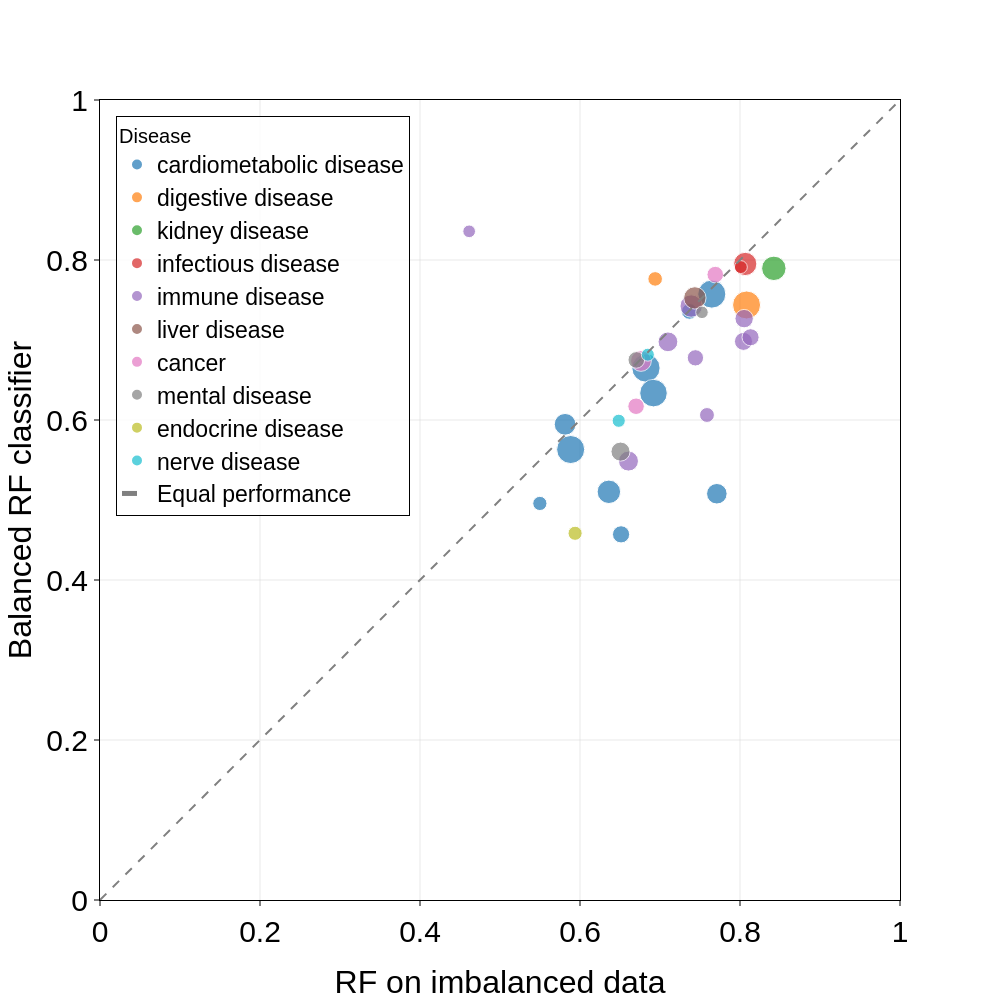
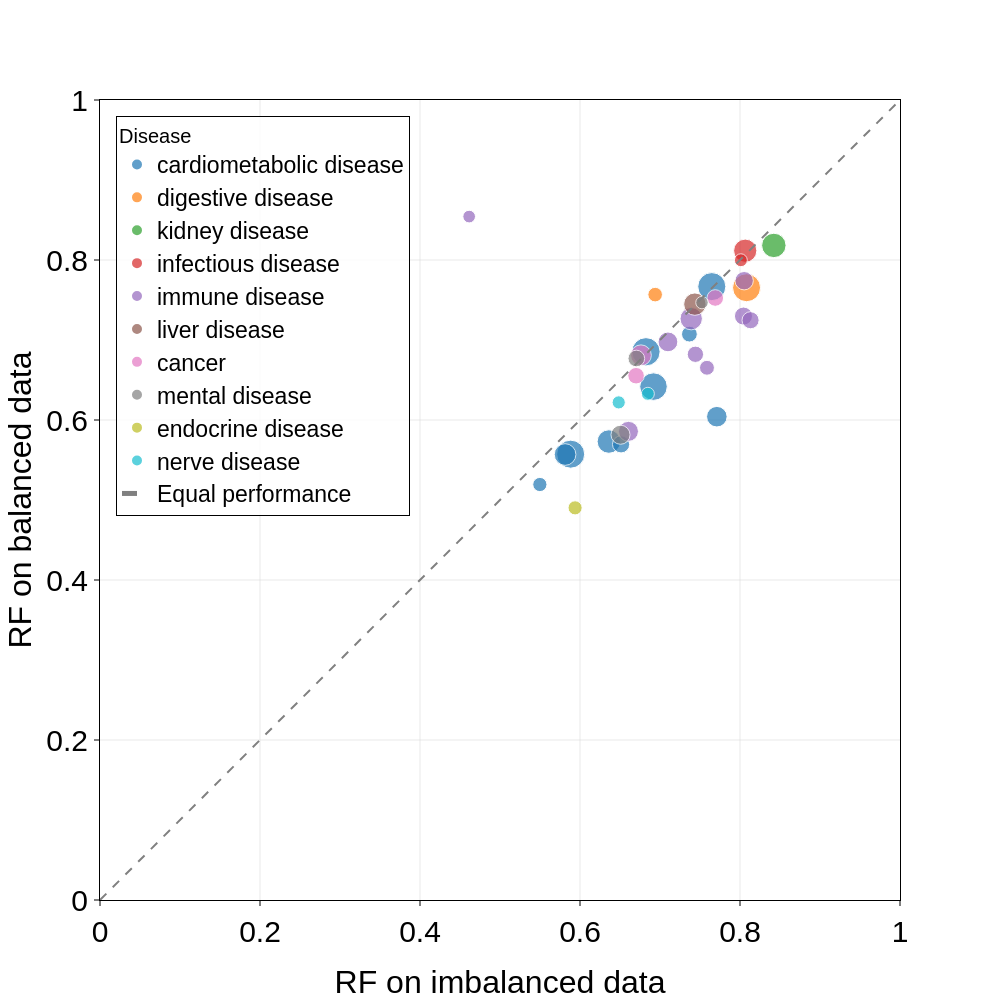
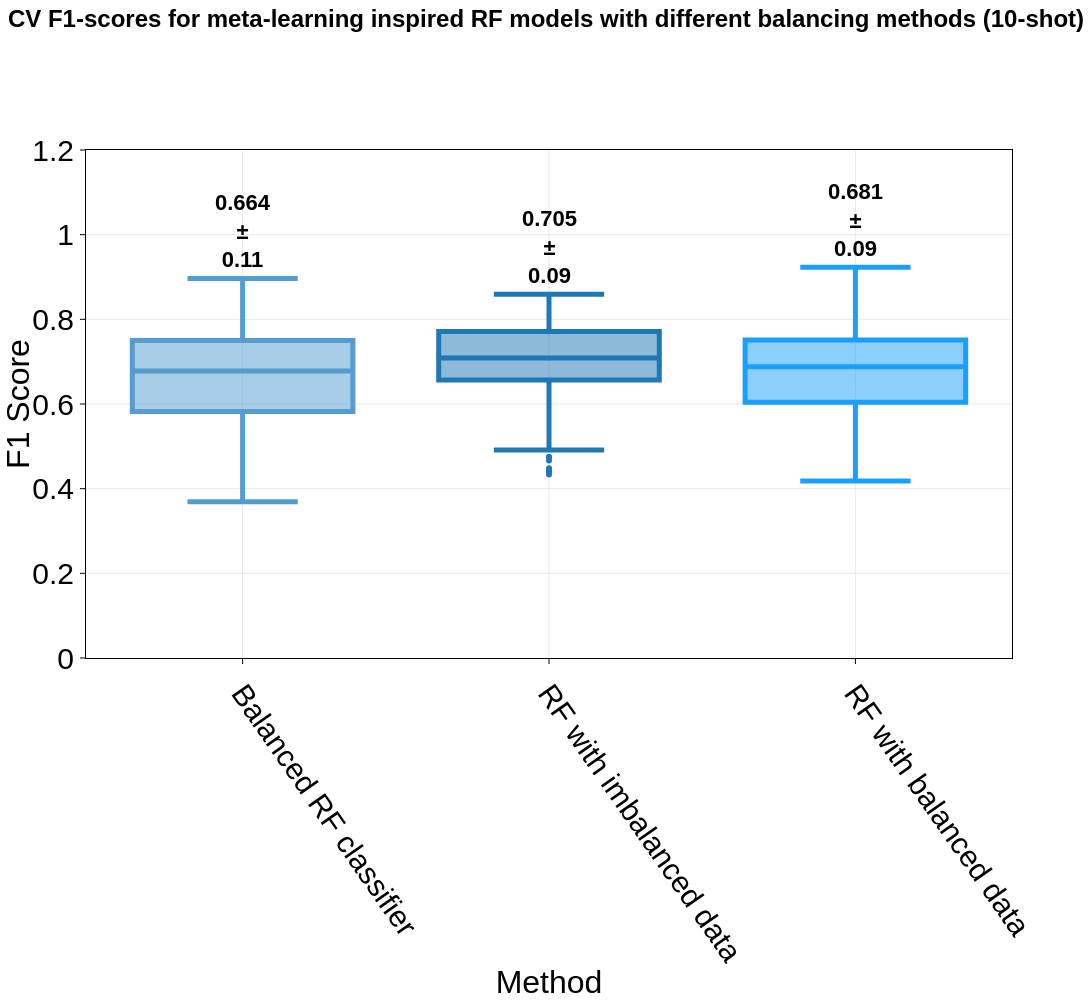

The notebook cell saved with these charts, in order:
### Markdown cell above
### Same for metalearning inspired baselines

### Code cell
rf_dfs_metalearning_inspired = hf.get_desired_cross_val_results_for_models(
    "baseline_metalearning_inspired",
    ("BalancedRandomForestClassifier",),
    ("unbalanced", "sun et al", "10shot"),
    "Outer fold.test/f1",
    tuple(studies_to_ignore),
)

rf_dfs_metalearning_inspired += hf.get_desired_cross_val_results_for_models(
    "baseline_metalearning_inspired3",
    ("RandomForestClassifier",),
    ("unbalanced", "sun et al", "10EShot", "10shot"),
    "Outer fold.test/f1",
    tuple(studies_to_ignore),
    notes_contains="'feature_reduction_alg': ''",
)

rf_dfs_metalearning_inspired += hf.get_desired_cross_val_results_for_models(
        "baseline_metalearning_inspired",
        ("RandomForestClassifier",),
        ("balanced", "sun et al", "10shot"),
        "Outer fold.test/f1",
        tuple(studies_to_ignore),
    )

rf_dfs_metalearning_inspired = col_name_changer(
    rf_dfs_metalearning_inspired, lambda x: "_".join(x.split("_")[1:3])[2:]
)

# calculate mean values
for df in rf_dfs_metalearning_inspired:
    df = df.replace(0.0, np.nan)  # replace 0.0 with NaN for mean calculation
    print(df.stack().mean(), df.stack().std())

_ = hf.plot_method_comparison_scatter(
    rf_dfs_metalearning_inspired[1],
    rf_dfs_metalearning_inspired[0],
    "RF on imbalanced data",
    "Balanced RF classifier",
    study_sizes_dict=study_sizes,
    study_disease_dict=disease_groups,
    save_path="figures/study_wise/scatter_metalearning_inspired_balanced_rf_vs_rf_with_balanced_data_10shot.png",
    show_legend=True,
    legend_title="Disease",
)

_ = hf.plot_method_comparison_scatter(
    rf_dfs_metalearning_inspired[1],
    rf_dfs_metalearning_inspired[2],
    "RF on imbalanced data",
    "RF on balanced data",
    study_sizes_dict=study_sizes,
    study_disease_dict=disease_groups,
    save_path="figures/study_wise/scatter_metalearning_inspired_rf_with_balanced_data_vs_rf_with_unbalanced_data_10shot.png",
    show_legend=True,
    legend_title="Disease",
)

# _ = hf.plot_cross_val_results_by_study(
#     rf_dfs_metalearning_inspired,
#     ["Balanced RF classifier", "RF with unbalanced data", "RF with balanced data"],
#     lambda x: "_".join(x.split("_")[1:3])[2:],
#     # "Cross Validation F1-score by study for meta-learning inspired RF models",
#     show_annotations=False,
#     study_sizes=study_sizes,
#     save_path="figures/study_wise/meta_inspired_rf_models_10shot.png",
# )

_ = hf.plot_cross_val_results_grouped(
    [[df] for df in rf_dfs_metalearning_inspired],
    group_titles=[
        "Balanced RF classifier",
        "RF with imbalanced data",
        "RF with balanced data",
    ],
    models=[""],
    legend=False,
    title="CV F1-scores for meta-learning inspired RF models with different balancing methods (10-shot)",
    group_title="Method",
    save_path="figures/all_grouped/meta_inspired_rf_models_balancing_10shot.png",
)

# rf_dfs_metalearning_inspired_more_control_unbalanced = hf.keep_some_studies_in_dfs(
#     rf_dfs_metalearning_inspired, studies_with_more_control_unbalanced
# )
# rf_dfs_metalearning_inspired_balanced = hf.keep_some_studies_in_dfs(
#     rf_dfs_metalearning_inspired, studies_with_balanced_groups
# )
# rf_dfs_metalearning_inspired_unbalanced_2 = hf.keep_some_studies_in_dfs(
#     rf_dfs_metalearning_inspired, studies_unbalanced_2
# )
# rf_dfs_metalearning_inspired_unbalanced_3 = hf.keep_some_studies_in_dfs(
#     rf_dfs_metalearning_inspired, studies_unbalanced_3
# )
# rf_dfs_metalearning_inspired_unbalanced_4 = hf.keep_some_studies_in_dfs(
#     rf_dfs_metalearning_inspired, studies_unbalanced_4
# )

# print([df.shape for df in rf_dfs_metalearning_inspired_more_control_unbalanced])
# print([df.shape for df in rf_dfs_metalearning_inspired_balanced])
# print([df.shape for df in rf_dfs_metalearning_inspired_unbalanced_2])
# print([df.shape for df in rf_dfs_metalearning_inspired_unbalanced_3])
# print([df.shape for df in rf_dfs_metalearning_inspired_unbalanced_4])

# # all together
# all_rf_dfs_metalearning_inspired = [
#     rf_dfs_metalearning_inspired,
#     rf_dfs_metalearning_inspired_more_control_unbalanced,
#     rf_dfs_metalearning_inspired_balanced,
#     rf_dfs_metalearning_inspired_unbalanced_2,
#     rf_dfs_metalearning_inspired_unbalanced_3,
#     rf_dfs_metalearning_inspired_unbalanced_4,
# ]
# plot_cross_val_results_grouped(
#     all_rf_dfs_metalearning_inspired,
#     group_titles=[
#         "All",
#         "Disease/Control < 0.8",
#         "0.8 < Disease/Control < 1.5",
#         "1.5 < Disease/Control < 2",
#         "2 < Disease/Control < 2.5",
#         "Disease/Control > 3",
#     ],
#     models=[
#         "Balanced RF classifier",
#         "RF with unbalanced data",
#         "RF with balanced data",
#     ],
#     title="CV F1-score for Meta-learning inspired (10 shot) RF Models with Different Balancing Groups",
#     save_path="figures/meta_inspired_rf_models_balancing_10_shot.png",
# )

# # now with study size groups
# rf_dfs_metalearning_inspired_less_than_100 = hf.keep_some_studies_in_dfs(
#     rf_dfs_metalearning_inspired, studies_less_than_100
# )
# rf_dfs_metalearning_inspired_b_100_200 = hf.keep_some_studies_in_dfs(
#     rf_dfs_metalearning_inspired, studies_b_100_200
# )
# rf_dfs_metalearning_inspired_b_200_300 = hf.keep_some_studies_in_dfs(
#     rf_dfs_metalearning_inspired, studies_b_200_300
# )
# rf_dfs_metalearning_inspired_b_300_400 = hf.keep_some_studies_in_dfs(
#     rf_dfs_metalearning_inspired, studies_b_300_400
# )

# all_rf_dfs_metalearning_inspired_study_size = [
#     rf_dfs_metalearning_inspired,
#     rf_dfs_metalearning_inspired_less_than_100,
#     rf_dfs_metalearning_inspired_b_100_200,
#     rf_dfs_metalearning_inspired_b_200_300,
#     rf_dfs_metalearning_inspired_b_300_400,
# ]

# plot_cross_val_results_grouped(
#     all_rf_dfs_metalearning_inspired_study_size,
#     group_titles=[
#         "All",
#         "<100",
#         "100-200",
#         "200-300",
#         "300-400",
#     ],
#     models=[
#         "Balanced RF classifier",
#         "RF with unbalanced data",
#         "RF with balanced data",
#     ],
#     title="CV F1-score for Meta-learning inspired (10 shot) RF Models with Different Study Sizes",
#     save_path="figures/meta_inspired_rf_models_balancing_10_shot_study_size.png",
# )

### Figure 1 — Plotly figure (JSON) as saved in the notebook; plotly's stock layout.template omitted (floating-point values rounded to 4 significant figures)
{"data": [{"customdata": [[369, "cardiometabolic disease", null], [363, "cardiometabolic disease", null], [363, "cardiometabolic disease", null], [350, "cardiometabolic disease", null], [254, "cardiometabolic disease", null], [217, "cardiometabolic disease", null], [195, "cardiometabolic disease", null], [136, "cardiometabolic disease", null], [115, "cardiometabolic disease", null], [93, "cardiometabolic disease", null]], "hovertemplate": "<b>%{hovertext}</b><br><br>disease=%{customdata[1]}<br>RF on imbalanced data=%{x}<br>Balanced RF classifier=%{y}<br>size=%{customdata[0]}<br>balance=%{customdata[2]}<extra></extra>", "hovertext": ["QinJ_2012", "JieZ_2017", "ZengQ_2021", "WangQ_2021", "ZhongH_2019", "LiuR_2017", "LiJ_2017", "LiR_2021", "YanQ_2017", "ZuoK_2019"], "legendgroup": "cardiometabolic disease", "marker": {"color": "#1f77b4", "size": [369, 363, 363, 350, 254, 217, 195, 136, 115, 93], "sizemode": "area", "sizeref": 0.9225, "symbol": "circle"}, "mode": "markers", "name": "cardiometabolic disease", "orientation": "v", "showlegend": true, "type": "scatter", "x": [0.6824, 0.7648, 0.5883, 0.6919, 0.6361, 0.5814, 0.7711, 0.6513, 0.7368, 0.5498], "xaxis": "x", "y": [0.665, 0.7574, 0.5631, 0.6336, 0.5102, 0.5946, 0.5078, 0.4571, 0.7357, 0.4957], "yaxis": "y"}, {"customdata": [[361, "digestive disease", null], [98, "digestive disease", null]], "hovertemplate": "<b>%{hovertext}</b><br><br>disease=%{customdata[1]}<br>RF on imbalanced data=%{x}<br>Balanced RF classifier=%{y}<br>size=%{customdata[0]}<br>balance=%{customdata[2]}<extra></extra>", "hovertext": ["HanL_2021", "HeQ_2017"], "legendgroup": "digestive disease", "marker": {"color": "#ff7f0e", "size": [361, 98], "sizemode": "area", "sizeref": 0.9225, "symbol": "circle"}, "mode": "markers", "name": "digestive disease", "orientation": "v", "showlegend": true, "type": "scatter", "x": [0.8082, 0.694], "xaxis": "x", "y": [0.7438, 0.7764], "yaxis": "y"}, {"customdata": [[275, "kidney disease", null]], "hovertemplate": "<b>%{hovertext}</b><br><br>disease=%{customdata[1]}<br>RF on imbalanced data=%{x}<br>Balanced RF classifier=%{y}<br>size=%{customdata[0]}<br>balance=%{customdata[2]}<extra></extra>", "hovertext": ["WangX_2020"], "legendgroup": "kidney disease", "marker": {"color": "#2ca02c", "size": [275], "sizemode": "area", "sizeref": 0.9225, "symbol": "circle"}, "mode": "markers", "name": "kidney disease", "orientation": "v", "showlegend": true, "type": "scatter", "x": [0.8423], "xaxis": "x", "y": [0.7896], "yaxis": "y"}, {"customdata": [[249, "infectious disease", null], [77, "infectious disease", null]], "hovertemplate": "<b>%{hovertext}</b><br><br>disease=%{customdata[1]}<br>RF on imbalanced data=%{x}<br>Balanced RF classifier=%{y}<br>size=%{customdata[0]}<br>balance=%{customdata[2]}<extra></extra>", "hovertext": ["YeohYK_2021", "HuY_2019"], "legendgroup": "infectious disease", "marker": {"color": "#d62728", "size": [249, 77], "sizemode": "area", "sizeref": 0.9225, "symbol": "circle"}, "mode": "markers", "name": "infectious disease", "orientation": "v", "showlegend": true, "type": "scatter", "x": [0.8065, 0.8011], "xaxis": "x", "y": [0.7951, 0.7911], "yaxis": "y"}, {"customdata": [[231, "immune disease", null], [184, "immune disease", null], [180, "immune disease", null], [156, "immune disease", null], [150, "immune disease", null], [135, "immune disease", null], [123, "immune disease", null], [102, "immune disease", null], [74, "immune disease", null]], "hovertemplate": "<b>%{hovertext}</b><br><br>disease=%{customdata[1]}<br>RF on imbalanced data=%{x}<br>Balanced RF classifier=%{y}<br>size=%{customdata[0]}<br>balance=%{customdata[2]}<extra></extra>", "hovertext": ["ChenB_2020", "ZhangX_2015", "ChuY_2021", "ZhuQ_2021", "HuangR_2020", "YeZ_2020", "LiuP_2021", "ZhouC_2020", "YeZ_2018"], "legendgroup": "immune disease", "marker": {"color": "#9467bd", "size": [231, 184, 180, 156, 150, 135, 123, 102, 74], "sizemode": "area", "sizeref": 0.9225, "symbol": "circle"}, "mode": "markers", "name": "immune disease", "orientation": "v", "showlegend": true, "type": "scatter", "x": [0.739, 0.6606, 0.7099, 0.8052, 0.8043, 0.8132, 0.7443, 0.7587, 0.4614], "xaxis": "x", "y": [0.7424, 0.5486, 0.6977, 0.7267, 0.6983, 0.7034, 0.6777, 0.6063, 0.8358], "yaxis": "y"}, {"customdata": [[231, "liver disease", null]], "hovertemplate": "<b>%{hovertext}</b><br><br>disease=%{customdata[1]}<br>RF on imbalanced data=%{x}<br>Balanced RF classifier=%{y}<br>size=%{customdata[0]}<br>balance=%{customdata[2]}<extra></extra>", "hovertext": ["QinN_2014"], "legendgroup": "liver disease", "marker": {"color": "#8c564b", "size": [231], "sizemode": "area", "sizeref": 0.9225, "symbol": "circle"}, "mode": "markers", "name": "liver disease", "orientation": "v", "showlegend": true, "type": "scatter", "x": [0.7436], "xaxis": "x", "y": [0.7526], "yaxis": "y"}, {"customdata": [[200, "cancer", null], [127, "cancer", null], [126, "cancer", null]], "hovertemplate": "<b>%{hovertext}</b><br><br>disease=%{customdata[1]}<br>RF on imbalanced data=%{x}<br>Balanced RF classifier=%{y}<br>size=%{customdata[0]}<br>balance=%{customdata[2]}<extra></extra>", "hovertext": ["YangY_2021", "YuJ_2017", "ZhuJ_2018"], "legendgroup": "cancer", "marker": {"color": "#e377c2", "size": [200, 127, 126], "sizemode": "area", "sizeref": 0.9225, "symbol": "circle"}, "mode": "markers", "name": "cancer", "orientation": "v", "showlegend": true, "type": "scatter", "x": [0.6762, 0.7691, 0.6701], "xaxis": "x", "y": [0.6738, 0.7817, 0.6172], "yaxis": "y"}, {"customdata": [[168, "mental disease", null], [128, "mental disease", null], [72, "mental disease", null]], "hovertemplate": "<b>%{hovertext}</b><br><br>disease=%{customdata[1]}<br>RF on imbalanced data=%{x}<br>Balanced RF classifier=%{y}<br>size=%{customdata[0]}<br>balance=%{customdata[2]}<extra></extra>", "hovertext": ["ZhuF_2020", "WanY_2021", "WangM_2019"], "legendgroup": "mental disease", "marker": {"color": "#7f7f7f", "size": [168, 128, 72], "sizemode": "area", "sizeref": 0.9225, "symbol": "circle"}, "mode": "markers", "name": "mental disease", "orientation": "v", "showlegend": true, "type": "scatter", "x": [0.6506, 0.6704, 0.7525], "xaxis": "x", "y": [0.5605, 0.6751, 0.7346], "yaxis": "y"}, {"customdata": [[92, "endocrine disease", null]], "hovertemplate": "<b>%{hovertext}</b><br><br>disease=%{customdata[1]}<br>RF on imbalanced data=%{x}<br>Balanced RF classifier=%{y}<br>size=%{customdata[0]}<br>balance=%{customdata[2]}<extra></extra>", "hovertext": ["QiX_2019"], "legendgroup": "endocrine disease", "marker": {"color": "#bcbd22", "size": [92], "sizemode": "area", "sizeref": 0.9225, "symbol": "circle"}, "mode": "markers", "name": "endocrine disease", "orientation": "v", "showlegend": true, "type": "scatter", "x": [0.5939], "xaxis": "x", "y": [0.4584], "yaxis": "y"}, {"customdata": [[80, "nerve disease", null], [78, "nerve disease", null]], "hovertemplate": "<b>%{hovertext}</b><br><br>disease=%{customdata[1]}<br>RF on imbalanced data=%{x}<br>Balanced RF classifier=%{y}<br>size=%{customdata[0]}<br>balance=%{customdata[2]}<extra></extra>", "hovertext": ["QianY_2020", "MaoL_2021"], "legendgroup": "nerve disease", "marker": {"color": "#17becf", "size": [80, 78], "sizemode": "area", "sizeref": 0.9225, "symbol": "circle"}, "mode": "markers", "name": "nerve disease", "orientation": "v", "showlegend": true, "type": "scatter", "x": [0.6484, 0.6848], "xaxis": "x", "y": [0.5991, 0.6817], "yaxis": "y"}, {"line": {"color": "gray", "dash": "dash", "width": 2}, "mode": "lines", "name": "Equal performance", "showlegend": true, "type": "scatter", "x": [0, 1], "y": [0, 1]}], "layout": {"height": 1000, "legend": {"bgcolor": "rgba(255,255,255,0.8)", "font": {"size": 23}, "itemsizing": "constant", "title": {"font": {"size": 20}, "text": "Disease"}, "tracegroupgap": 0, "x": 0.02, "xanchor": "left", "y": 0.98, "yanchor": "top"}, "margin": {"b": 100, "l": 100, "r": 100, "t": 100}, "showlegend": true, "title": {}, "width": 1000, "xaxis": {"anchor": "y", "domain": [0, 1], "range": [0, 1], "tickfont": {"size": 30}, "title": {"font": {"size": 32}, "standoff": 25, "text": "RF on imbalanced data"}}, "yaxis": {"anchor": "x", "domain": [0, 1], "range": [0, 1], "tickfont": {"size": 30}, "title": {"font": {"size": 32}, "standoff": 5, "text": "Balanced RF classifier"}}}}

### Figure 2 — Plotly figure (JSON) as saved in the notebook; plotly's stock layout.template omitted (floating-point values rounded to 4 significant figures)
{"data": [{"customdata": [[369, "cardiometabolic disease", null], [363, "cardiometabolic disease", null], [363, "cardiometabolic disease", null], [350, "cardiometabolic disease", null], [254, "cardiometabolic disease", null], [217, "cardiometabolic disease", null], [195, "cardiometabolic disease", null], [136, "cardiometabolic disease", null], [115, "cardiometabolic disease", null], [93, "cardiometabolic disease", null]], "hovertemplate": "<b>%{hovertext}</b><br><br>disease=%{customdata[1]}<br>RF on imbalanced data=%{x}<br>RF on balanced data=%{y}<br>size=%{customdata[0]}<br>balance=%{customdata[2]}<extra></extra>", "hovertext": ["QinJ_2012", "JieZ_2017", "ZengQ_2021", "WangQ_2021", "ZhongH_2019", "LiuR_2017", "LiJ_2017", "LiR_2021", "YanQ_2017", "ZuoK_2019"], "legendgroup": "cardiometabolic disease", "marker": {"color": "#1f77b4", "size": [369, 363, 363, 350, 254, 217, 195, 136, 115, 93], "sizemode": "area", "sizeref": 0.9225, "symbol": "circle"}, "mode": "markers", "name": "cardiometabolic disease", "orientation": "v", "showlegend": true, "type": "scatter", "x": [0.6824, 0.7648, 0.5883, 0.6919, 0.6361, 0.5814, 0.7711, 0.6513, 0.7368, 0.5498], "xaxis": "x", "y": [0.6853, 0.7667, 0.5573, 0.6417, 0.5731, 0.5569, 0.6041, 0.5696, 0.7073, 0.5194], "yaxis": "y"}, {"customdata": [[361, "digestive disease", null], [98, "digestive disease", null]], "hovertemplate": "<b>%{hovertext}</b><br><br>disease=%{customdata[1]}<br>RF on imbalanced data=%{x}<br>RF on balanced data=%{y}<br>size=%{customdata[0]}<br>balance=%{customdata[2]}<extra></extra>", "hovertext": ["HanL_2021", "HeQ_2017"], "legendgroup": "digestive disease", "marker": {"color": "#ff7f0e", "size": [361, 98], "sizemode": "area", "sizeref": 0.9225, "symbol": "circle"}, "mode": "markers", "name": "digestive disease", "orientation": "v", "showlegend": true, "type": "scatter", "x": [0.8082, 0.694], "xaxis": "x", "y": [0.7653, 0.7567], "yaxis": "y"}, {"customdata": [[275, "kidney disease", null]], "hovertemplate": "<b>%{hovertext}</b><br><br>disease=%{customdata[1]}<br>RF on imbalanced data=%{x}<br>RF on balanced data=%{y}<br>size=%{customdata[0]}<br>balance=%{customdata[2]}<extra></extra>", "hovertext": ["WangX_2020"], "legendgroup": "kidney disease", "marker": {"color": "#2ca02c", "size": [275], "sizemode": "area", "sizeref": 0.9225, "symbol": "circle"}, "mode": "markers", "name": "kidney disease", "orientation": "v", "showlegend": true, "type": "scatter", "x": [0.8423], "xaxis": "x", "y": [0.8182], "yaxis": "y"}, {"customdata": [[249, "infectious disease", null], [77, "infectious disease", null]], "hovertemplate": "<b>%{hovertext}</b><br><br>disease=%{customdata[1]}<br>RF on imbalanced data=%{x}<br>RF on balanced data=%{y}<br>size=%{customdata[0]}<br>balance=%{customdata[2]}<extra></extra>", "hovertext": ["YeohYK_2021", "HuY_2019"], "legendgroup": "infectious disease", "marker": {"color": "#d62728", "size": [249, 77], "sizemode": "area", "sizeref": 0.9225, "symbol": "circle"}, "mode": "markers", "name": "infectious disease", "orientation": "v", "showlegend": true, "type": "scatter", "x": [0.8065, 0.8011], "xaxis": "x", "y": [0.8116, 0.7997], "yaxis": "y"}, {"customdata": [[231, "immune disease", null], [184, "immune disease", null], [180, "immune disease", null], [156, "immune disease", null], [150, "immune disease", null], [135, "immune disease", null], [123, "immune disease", null], [102, "immune disease", null], [74, "immune disease", null]], "hovertemplate": "<b>%{hovertext}</b><br><br>disease=%{customdata[1]}<br>RF on imbalanced data=%{x}<br>RF on balanced data=%{y}<br>size=%{customdata[0]}<br>balance=%{customdata[2]}<extra></extra>", "hovertext": ["ChenB_2020", "ZhangX_2015", "ChuY_2021", "ZhuQ_2021", "HuangR_2020", "YeZ_2020", "LiuP_2021", "ZhouC_2020", "YeZ_2018"], "legendgroup": "immune disease", "marker": {"color": "#9467bd", "size": [231, 184, 180, 156, 150, 135, 123, 102, 74], "sizemode": "area", "sizeref": 0.9225, "symbol": "circle"}, "mode": "markers", "name": "immune disease", "orientation": "v", "showlegend": true, "type": "scatter", "x": [0.739, 0.6606, 0.7099, 0.8052, 0.8043, 0.8132, 0.7443, 0.7587, 0.4614], "xaxis": "x", "y": [0.7266, 0.5858, 0.6977, 0.7741, 0.7299, 0.7247, 0.6821, 0.6653, 0.8543], "yaxis": "y"}, {"customdata": [[231, "liver disease", null]], "hovertemplate": "<b>%{hovertext}</b><br><br>disease=%{customdata[1]}<br>RF on imbalanced data=%{x}<br>RF on balanced data=%{y}<br>size=%{customdata[0]}<br>balance=%{customdata[2]}<extra></extra>", "hovertext": ["QinN_2014"], "legendgroup": "liver disease", "marker": {"color": "#8c564b", "size": [231], "sizemode": "area", "sizeref": 0.9225, "symbol": "circle"}, "mode": "markers", "name": "liver disease", "orientation": "v", "showlegend": true, "type": "scatter", "x": [0.7436], "xaxis": "x", "y": [0.7448], "yaxis": "y"}, {"customdata": [[200, "cancer", null], [127, "cancer", null], [126, "cancer", null]], "hovertemplate": "<b>%{hovertext}</b><br><br>disease=%{customdata[1]}<br>RF on imbalanced data=%{x}<br>RF on balanced data=%{y}<br>size=%{customdata[0]}<br>balance=%{customdata[2]}<extra></extra>", "hovertext": ["YangY_2021", "YuJ_2017", "ZhuJ_2018"], "legendgroup": "cancer", "marker": {"color": "#e377c2", "size": [200, 127, 126], "sizemode": "area", "sizeref": 0.9225, "symbol": "circle"}, "mode": "markers", "name": "cancer", "orientation": "v", "showlegend": true, "type": "scatter", "x": [0.6762, 0.7691, 0.6701], "xaxis": "x", "y": [0.6809, 0.7525, 0.6553], "yaxis": "y"}, {"customdata": [[168, "mental disease", null], [128, "mental disease", null], [72, "mental disease", null]], "hovertemplate": "<b>%{hovertext}</b><br><br>disease=%{customdata[1]}<br>RF on imbalanced data=%{x}<br>RF on balanced data=%{y}<br>size=%{customdata[0]}<br>balance=%{customdata[2]}<extra></extra>", "hovertext": ["ZhuF_2020", "WanY_2021", "WangM_2019"], "legendgroup": "mental disease", "marker": {"color": "#7f7f7f", "size": [168, 128, 72], "sizemode": "area", "sizeref": 0.9225, "symbol": "circle"}, "mode": "markers", "name": "mental disease", "orientation": "v", "showlegend": true, "type": "scatter", "x": [0.6506, 0.6704, 0.7525], "xaxis": "x", "y": [0.5816, 0.6769, 0.7468], "yaxis": "y"}, {"customdata": [[92, "endocrine disease", null]], "hovertemplate": "<b>%{hovertext}</b><br><br>disease=%{customdata[1]}<br>RF on imbalanced data=%{x}<br>RF on balanced data=%{y}<br>size=%{customdata[0]}<br>balance=%{customdata[2]}<extra></extra>", "hovertext": ["QiX_2019"], "legendgroup": "endocrine disease", "marker": {"color": "#bcbd22", "size": [92], "sizemode": "area", "sizeref": 0.9225, "symbol": "circle"}, "mode": "markers", "name": "endocrine disease", "orientation": "v", "showlegend": true, "type": "scatter", "x": [0.5939], "xaxis": "x", "y": [0.4902], "yaxis": "y"}, {"customdata": [[80, "nerve disease", null], [78, "nerve disease", null]], "hovertemplate": "<b>%{hovertext}</b><br><br>disease=%{customdata[1]}<br>RF on imbalanced data=%{x}<br>RF on balanced data=%{y}<br>size=%{customdata[0]}<br>balance=%{customdata[2]}<extra></extra>", "hovertext": ["QianY_2020", "MaoL_2021"], "legendgroup": "nerve disease", "marker": {"color": "#17becf", "size": [80, 78], "sizemode": "area", "sizeref": 0.9225, "symbol": "circle"}, "mode": "markers", "name": "nerve disease", "orientation": "v", "showlegend": true, "type": "scatter", "x": [0.6484, 0.6848], "xaxis": "x", "y": [0.622, 0.6328], "yaxis": "y"}, {"line": {"color": "gray", "dash": "dash", "width": 2}, "mode": "lines", "name": "Equal performance", "showlegend": true, "type": "scatter", "x": [0, 1], "y": [0, 1]}], "layout": {"height": 1000, "legend": {"bgcolor": "rgba(255,255,255,0.8)", "font": {"size": 23}, "itemsizing": "constant", "title": {"font": {"size": 20}, "text": "Disease"}, "tracegroupgap": 0, "x": 0.02, "xanchor": "left", "y": 0.98, "yanchor": "top"}, "margin": {"b": 100, "l": 100, "r": 100, "t": 100}, "showlegend": true, "title": {}, "width": 1000, "xaxis": {"anchor": "y", "domain": [0, 1], "range": [0, 1], "tickfont": {"size": 30}, "title": {"font": {"size": 32}, "standoff": 25, "text": "RF on imbalanced data"}}, "yaxis": {"anchor": "x", "domain": [0, 1], "range": [0, 1], "tickfont": {"size": 30}, "title": {"font": {"size": 32}, "standoff": 5, "text": "RF on balanced data"}}}}

### Figure 3 — Plotly figure (JSON) as saved in the notebook; plotly's stock layout.template omitted (floating-point values rounded to 4 significant figures; data arrays with more than 128 entries replaced by an {"elided": "..."} marker saying what was removed)
{"data": [{"line": {"width": 5}, "marker": {"color": "#559ccf"}, "name": "", "opacity": 1, "showlegend": false, "type": "box", "width": 0.72, "x": {"elided": "340 int values"}, "y": {"elided": "340 float values"}}, {"line": {"width": 5}, "marker": {"color": "#1f77b4"}, "name": "", "opacity": 1, "showlegend": false, "type": "box", "width": 0.72, "x": {"elided": "340 int values"}, "y": {"elided": "340 float values"}}, {"line": {"width": 5}, "marker": {"color": "#1a9fff"}, "name": "", "opacity": 1, "showlegend": false, "type": "box", "width": 0.72, "x": {"elided": "340 int values"}, "y": {"elided": "340 float values"}}], "layout": {"annotations": [{"font": {"size": 22, "weight": "bold"}, "showarrow": false, "text": "0.664<br>±<br>0.11", "x": 0, "xanchor": "center", "y": 0.9066, "yanchor": "bottom"}, {"font": {"size": 22, "weight": "bold"}, "showarrow": false, "text": "0.705<br>±<br>0.09", "x": 1, "xanchor": "center", "y": 0.8694, "yanchor": "bottom"}, {"font": {"size": 22, "weight": "bold"}, "showarrow": false, "text": "0.681<br>±<br>0.09", "x": 2, "xanchor": "center", "y": 0.9331, "yanchor": "bottom"}], "height": 1000, "legend": {}, "margin": {"b": 0, "t": 150}, "title": {"font": {"size": 24, "weight": "bold"}, "text": "CV F1-scores for meta-learning inspired RF models with different balancing methods (10-shot)", "x": 0.5, "y": 0.99}, "width": 1200, "xaxis": {"automargin": true, "tickangle": 55, "tickfont": {"size": 30}, "ticktext": ["Balanced RF classifier", "RF with imbalanced data", "RF with balanced data"], "tickvals": [0, 1, 2], "title": {"font": {"size": 32}, "text": "Method"}}, "yaxis": {"automargin": true, "range": [0, 1.2], "tickfont": {"size": 30}, "title": {"font": {"size": 32}, "text": "F1 Score"}}}}
